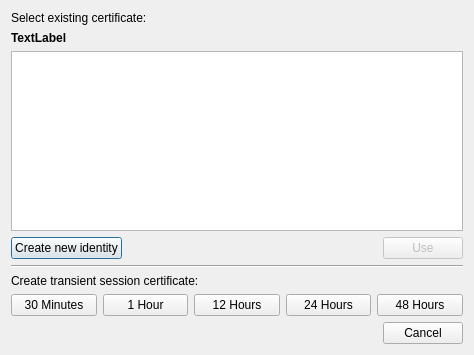
<?xml version="1.0" encoding="UTF-8"?>
<ui version="4.0">
 <class>CertificateSelectionDialog</class>
 <widget class="QDialog" name="CertificateSelectionDialog">
  <property name="geometry">
   <rect>
    <x>0</x>
    <y>0</y>
    <width>474</width>
    <height>355</height>
   </rect>
  </property>
  <property name="windowTitle">
   <string>Select client certificate</string>
  </property>
  <property name="windowIcon">
   <iconset>
    <normaloff>:/icons/certificate.svg</normaloff>:/icons/certificate.svg</iconset>
  </property>
  <layout class="QVBoxLayout" name="verticalLayout">
   <item>
    <widget class="QLabel" name="label">
     <property name="text">
      <string>Select existing certificate:</string>
     </property>
    </widget>
   </item>
   <item>
    <widget class="QLabel" name="server_request">
     <property name="font">
      <font>
       <weight>75</weight>
       <bold>true</bold>
      </font>
     </property>
     <property name="text">
      <string>TextLabel</string>
     </property>
     <property name="wordWrap">
      <bool>true</bool>
     </property>
    </widget>
   </item>
   <item>
    <widget class="QTreeView" name="certificates">
     <property name="headerHidden">
      <bool>true</bool>
     </property>
    </widget>
   </item>
   <item>
    <layout class="QHBoxLayout" name="horizontalLayout_2">
     <item>
      <widget class="QPushButton" name="create_new_cert">
       <property name="text">
        <string>Create new identity</string>
       </property>
       <property name="icon">
        <iconset>
         <normaloff>:/icons/plus.svg</normaloff>:/icons/plus.svg</iconset>
       </property>
      </widget>
     </item>
     <item>
      <spacer name="horizontalSpacer">
       <property name="orientation">
        <enum>Qt::Horizontal</enum>
       </property>
       <property name="sizeHint" stdset="0">
        <size>
         <width>40</width>
         <height>20</height>
        </size>
       </property>
      </spacer>
     </item>
     <item>
      <widget class="QPushButton" name="use_selected_cert">
       <property name="enabled">
        <bool>false</bool>
       </property>
       <property name="text">
        <string>Use</string>
       </property>
      </widget>
     </item>
    </layout>
   </item>
   <item>
    <widget class="Line" name="line">
     <property name="orientation">
      <enum>Qt::Horizontal</enum>
     </property>
    </widget>
   </item>
   <item>
    <widget class="QLabel" name="label_2">
     <property name="text">
      <string>Create transient session certificate:</string>
     </property>
    </widget>
   </item>
   <item>
    <layout class="QHBoxLayout" name="horizontalLayout">
     <item>
      <widget class="QPushButton" name="use_temp_cert_30m">
       <property name="text">
        <string>30 Minutes</string>
       </property>
      </widget>
     </item>
     <item>
      <widget class="QPushButton" name="use_temp_cert_1h">
       <property name="text">
        <string>1 Hour</string>
       </property>
      </widget>
     </item>
     <item>
      <widget class="QPushButton" name="use_temp_cert_12h">
       <property name="text">
        <string>12 Hours</string>
       </property>
      </widget>
     </item>
     <item>
      <widget class="QPushButton" name="use_temp_cert_24h">
       <property name="text">
        <string>24 Hours</string>
       </property>
      </widget>
     </item>
     <item>
      <widget class="QPushButton" name="use_temp_cert_48h">
       <property name="text">
        <string>48 Hours</string>
       </property>
      </widget>
     </item>
    </layout>
   </item>
   <item>
    <widget class="QDialogButtonBox" name="buttonBox">
     <property name="standardButtons">
      <set>QDialogButtonBox::Cancel</set>
     </property>
    </widget>
   </item>
  </layout>
 </widget>
 <resources/>
 <connections>
  <connection>
   <sender>buttonBox</sender>
   <signal>rejected()</signal>
   <receiver>CertificateSelectionDialog</receiver>
   <slot>reject()</slot>
   <hints>
    <hint type="sourcelabel">
     <x>236</x>
     <y>333</y>
    </hint>
    <hint type="destinationlabel">
     <x>236</x>
     <y>177</y>
    </hint>
   </hints>
  </connection>
 </connections>
</ui>
